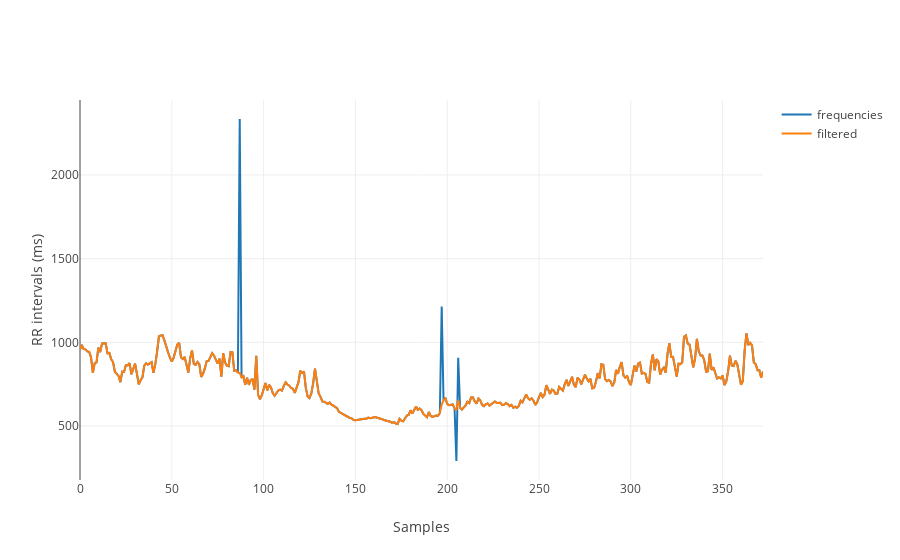

Notebook code for this chart:
### Code cell
#MOVING AVERAGE FILTER
init_notebook_mode(connected=True)

# Create random data with numpy
import numpy as np

archive = open(filename, 'r')
text = archive.readlines()
frequencies = []

for line in text:
    frequencies.append(int(line))
    
#print frequencies    
archive.close() 

frequencies = np.asarray(frequencies, dtype=np.intc)

filtered = moving_average(frequencies, 10, 200)

archive = open(filename, 'r')
text = archive.readlines()
frequencies = []

for line in text:
    frequencies.append(int(line))
    
#print frequencies    
archive.close() 

frequencies = np.asarray(frequencies, dtype=np.intc)

archive = open(file_filtered_by_hand, 'r')
text = archive.readlines()
frequencies_filtered = []

for line in text:
    frequencies_filtered.append(int(line))
    
#print frequencies    
archive.close() 

frequencies_filtered = np.asarray(frequencies_filtered, dtype=np.intc)

axis_x = np.linspace(0, (filtered.size)-1, filtered.size)
axis_y = filtered

axis_x2 = np.linspace(0, (frequencies.size)-1, frequencies.size)
axis_y2 = frequencies

axis_x3 = np.linspace(0, (frequencies_filtered.size)-1, frequencies_filtered.size)
axis_y3 = frequencies_filtered


# Create a trace
trace2 = go.Scatter(
    x = axis_x,
    y = axis_y,
    mode = 'lines',
    name = 'filtered'
)

trace1 = go.Scatter(
    x = axis_x2,
    y = axis_y2,
    mode = 'lines',
    name = 'frequencies'
)

trace3 = go.Scatter(
    x = axis_x3,
    y = axis_y3,
    mode = 'lines',
    name = 'filtered by hand'
)

layout = go.Layout(
    xaxis=dict(
        title='Samples'
        ),
    yaxis=dict(
        title='RR intervals (ms)'
        )
)

#data = [trace1, trace2, trace3]
data = [trace1, trace2]
fig = go.Figure(data=data, layout=layout)

iplot(fig, filename='basic-line')

### Figure 1 — Plotly figure (JSON) as saved in the notebook; plotly's stock layout.template omitted (floating-point values rounded to 4 significant figures; data arrays with more than 128 entries replaced by an {"elided": "..."} marker saying what was removed)
{"data": [{"mode": "lines", "name": "frequencies", "type": "scatter", "x": {"elided": "373 int values"}, "y": {"elided": "373 int values"}}, {"mode": "lines", "name": "filtered", "type": "scatter", "x": {"elided": "373 int values"}, "y": {"elided": "373 int values"}}], "layout": {"xaxis": {"title": "Samples"}, "yaxis": {"title": "RR intervals (ms)"}}}
